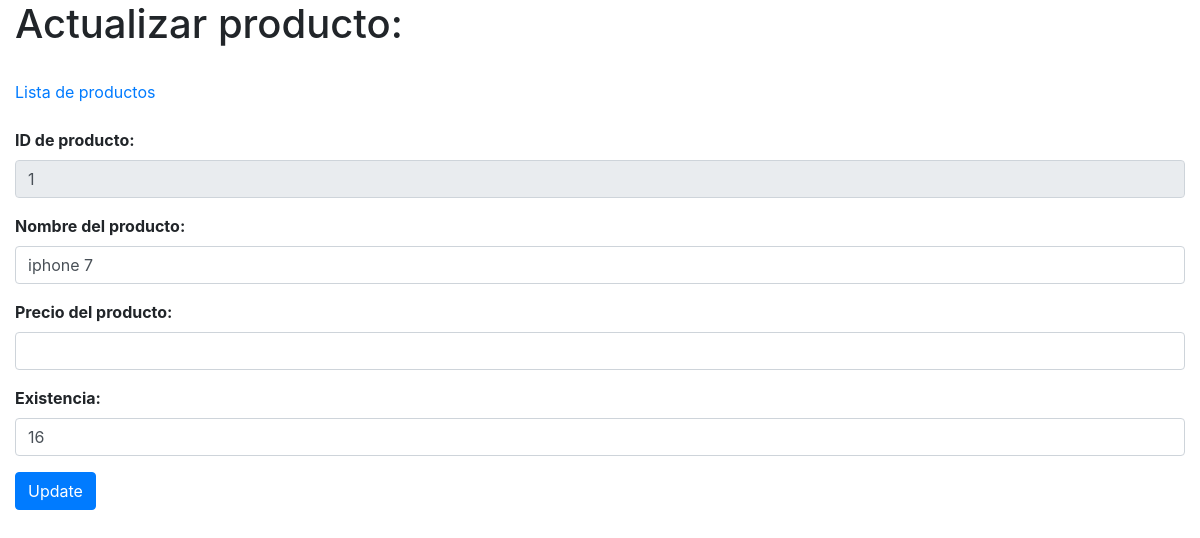
Page /productos/update.php?id_producto=1 on the earlier database version.
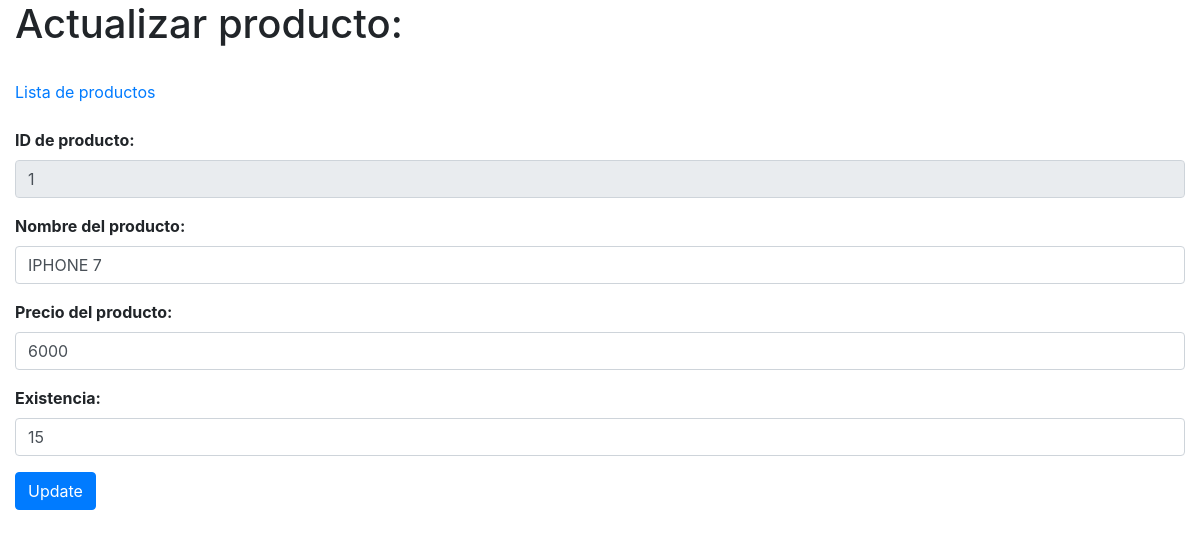
Same page on the later database version.
### tables this page shows
CREATE TABLE productos(
    id_producto integer primary key autoincrement,
    producto varchar(100) not null,
    precio integer not null,
    existencia integer not null
);

### productos/update.php (the view, shortened to what this page needs)
<!doctype html>
<html lang="es">
<head>
    <link rel="stylesheet" href="https://cdn.jsdelivr.net/npm/bootstrap@4.5.3/dist/css/bootstrap.min.css">
</head>
<body>
    <div class="container-fluid">
        <h1>Actualizar producto:</h1> <br>
        <a href="index.php">Lista de productos</a>
        <form action='db/db_update.php' method='GET'> <br>
            <?php
    $id_producto = $_GET["id_producto"];
    $db = new SQLite3("../tienda.db");
    $resultado = $db->query("SELECT * from productos where id_producto='$id_producto';");
    while ($row = $resultado->fetchArray()) {
        $id_producto = $row["id_producto"];
        $producto = $row['producto'];
        $precio = $row['precio'];
        $existencia = $row['existencia'];
    }
    $form = "
        <div class='form-group font-weight-bold'>
            <label for='id_producto'>ID de producto:</label>
            <input type='text'readonly class='form-control' id='id_producto' name='id_producto' aria-describedby='ID producto' value='$id_producto'>
        </div>
        <div class='form-group font-weight-bold'>
            <label for='producto'>Nombre del producto:</label>
            <input type='text'class='form-control' id='producto' name='producto' aria-describedby='producto' value='$producto'>
        </div>
        <div class='form-group font-weight-bold'>
            <label for='precio'>Precio del producto:</label>
            <input type='number'class='form-control' id='precio' name='precio' aria-describedby='precio' value='$precio'>
        </div>
        <div class='form-group font-weight-bold'>
            <label for='existencias'>Existencia:</label>
            <input type='number'class='form-control' id='existencia' name='existencia' aria-describedby='precio' value='$existencia'>
        </div>
        ";
    print($form);
?>
            <button type='submit' class="btn btn-primary">Update</button>
        </form>
    </div>
</body>
</html>

Differences in the rows shown:
changed productos id 1: producto "iphone 7" → "IPHONE 7"; precio (not shown) → "6000"; existencia "16" → "15"
